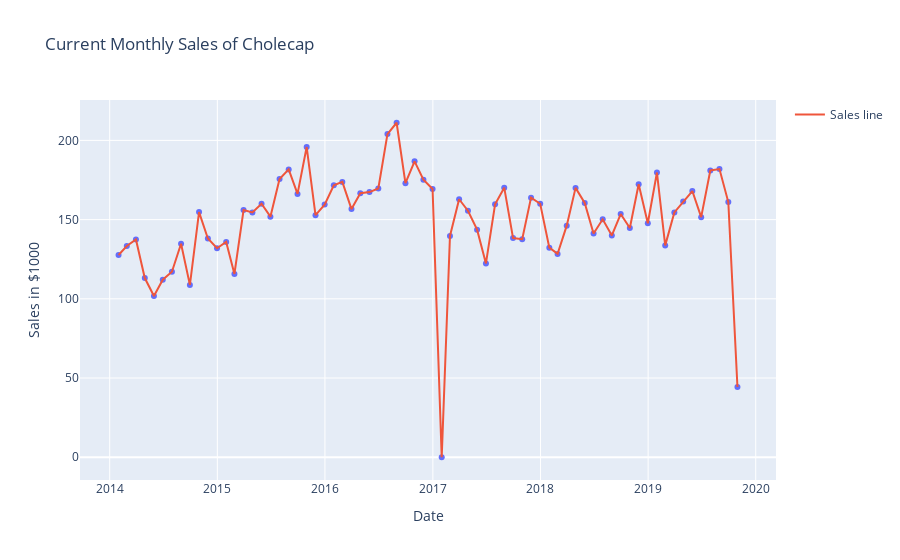

Notebook code for this chart:
### Code cell
import plotly.graph_objects as go
fig=px.scatter(dfsale, x='datum', y='Cholecap', title='Current Monthly Sales of Cholecap')
line = go.Scatter(x=dfsale['datum'], y=dfsale['Cholecap'], mode='lines', name='Sales line')
fig.update_xaxes(title_text='Date')
fig.update_yaxes(title_text='Sales in $1000')
fig.add_trace(line)
fig.write_image("Cholecap_sales.png")
fig.show()
